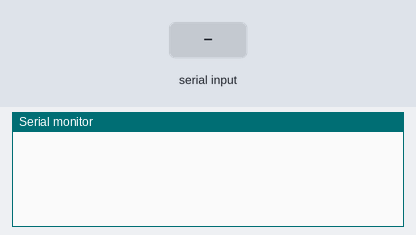
This sketch was run on a simulated Arduino Uno, built with avr-gcc and run on an emulated ATmega328P. On the bench: the last lines printed to the serial monitor. The inputs (shaded band) are chosen by the test bench.

Above: at 1.2 s.
1.3 s: "r90\n" received over Serial
At 2.5 s:
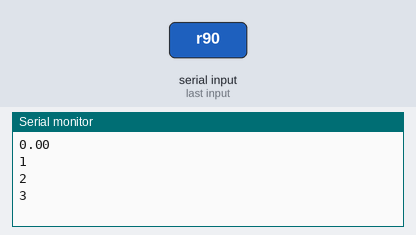
3.1 s: "w90\n" received over Serial
At 4.3 s:
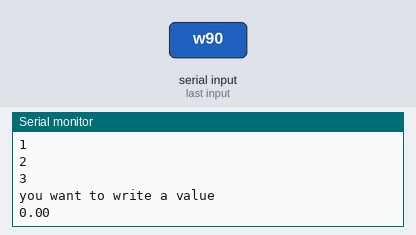
Timing chart, 0 to 6.1 s (numbered marks = the images above; inputs shaded):
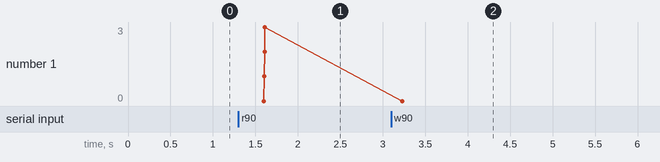

Measured:
- after the input at 1.3 s, the serial monitor: prints a new line after 0.30 s (image 1)
- after the input at 3.1 s, the serial monitor: prints a new line after 0.10 s (image 2)

The sketch:

readmultiples.ino
```cpp
const byte buffSize = 32;
char inputSeveral[buffSize];
byte maxChars = 12;
float inputFloat = 0.0;
char inputChar = 'X';
char inputCsvString[2];

int mockVar1 = 1;
int mockVar2 = 2;
int mockVar3 = 3;

void setup() {
  Serial.begin(9600);
}

void loop() {
  readCSV();
  delay(800);
}

void readCSV(){
  inputSeveral[0] = 0;
  maxChars = buffSize - 1;
  byte charCount = 0;
  byte ndx = 0;
  if(Serial.available() > 0){
    while (Serial.available() > 0) {
        if (ndx > maxChars - 1) {
          ndx = maxChars;
        }
        inputSeveral[ndx] = Serial.read();
        ndx ++;
        charCount ++;
      }
      if (ndx > maxChars) {
        ndx = maxChars;
      }
      inputSeveral[ndx] = 0;
  }
  char * partOfString;

  partOfString = strtok(inputSeveral,",");
  strcpy(inputCsvString, partOfString);
  partOfString = strtok(NULL, ",");
  inputFloat = atof(partOfString);
  if(inputCsvString[0] == 'r'){
    read();
  }
  else if(inputCsvString[0] == 'w'){
    write();
  }

}

void write(){
  Serial.println("you want to write a value");
  Serial.println(inputFloat);
}

void read(){
  //Serial.print("String -- ");
  //Serial.print(inputCsvString);
  //Serial.print("  Float -- ");
  Serial.println(inputFloat);
  Serial.println(mockVar1);
  Serial.println(mockVar2);
  Serial.println(mockVar3);
}
```
